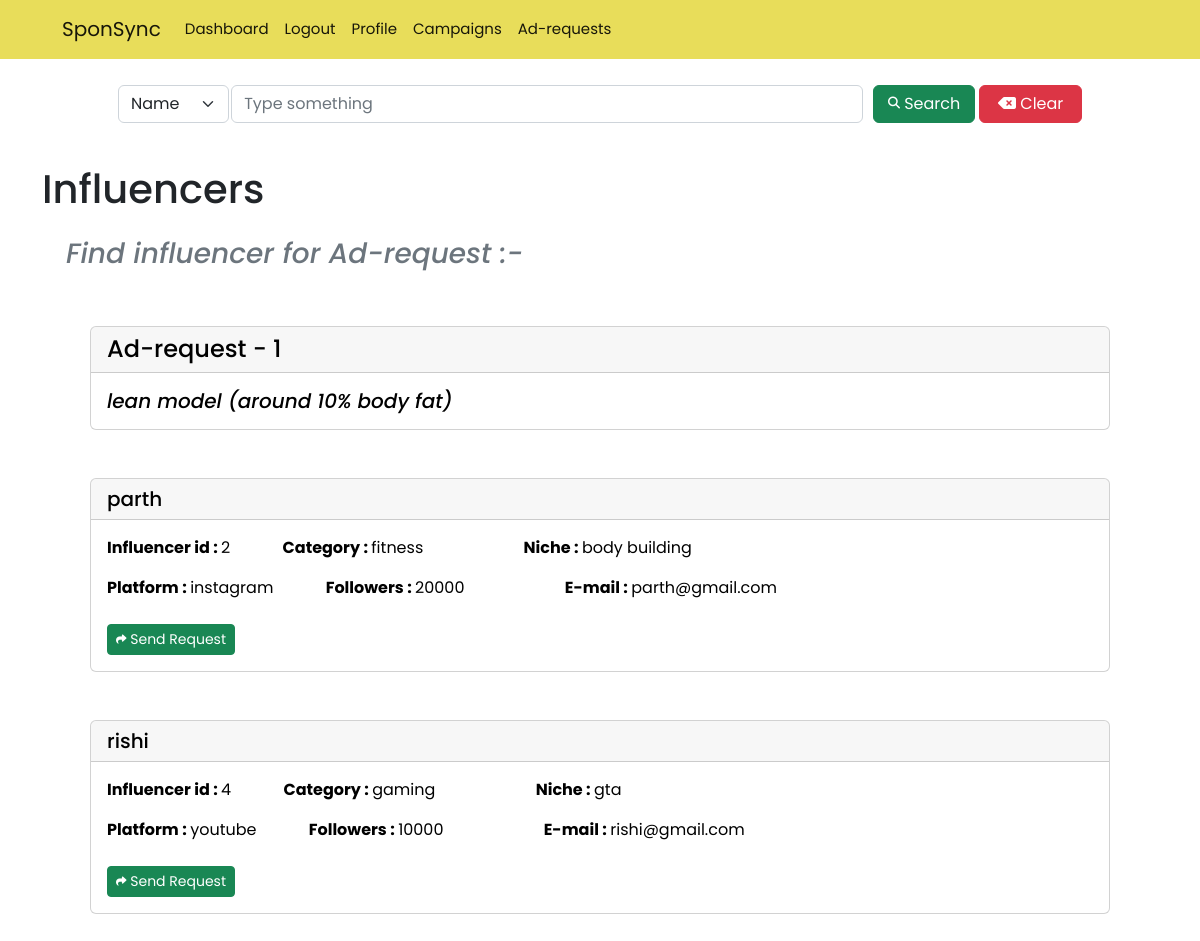
Screenshot of /sponsor/1/influencers (signed in) with the database file from the repository.
### models.py (models this page shows)
class User(db.Model):
    id = db.Column(db.Integer,primary_key=True)
    username = db.Column(db.String(30),unique=True,nullable=False)
    password = db.Column(db.String(30),nullable=False)
    type = db.Column(db.String,db.ForeignKey("types.name"))

class AdRequest(db.Model):
    id = db.Column(db.Integer,primary_key=True)
    campaign_id = db.Column(db.Integer,db.ForeignKey("campaign.id"))
    influencer_id = db.Column(db.Integer,db.ForeignKey("influencer.id"),nullable=True)
    status = db.Column(db.String(10),nullable=False,default="generated")
    payment = db.Column(db.Float,nullable=False)
    requirements = db.Column(db.String(100),nullable=False)

class Influencer(db.Model):
    id = db.Column(db.Integer,db.ForeignKey("user.id"),primary_key=True)
    name = db.Column(db.String(30),nullable=False)
    email = db.Column(db.String(30))
    category = db.Column(db.String(30),nullable=False)
    niche = db.Column(db.String(30),nullable=False)
    platform = db.Column(db.String(30),nullable=False)
    followers = db.Column(db.Integer,nullable=False)
    flagged = db.Column(db.Boolean,nullable=False,default=False)

### routes.py (the view)
@app.route('/sponsor/<int:id>/influencers')
@auth_required
def find_influencers(id):
    user = User.query.get(session['user_id'])
    sponsor = Sponsor.query.get(user.id)
    factor = request.args.get('factor')
    adrequest = AdRequest.query.get(id)
    value = request.args.get('value')
    if factor == 'name':
        influencers = Influencer.query.filter(Influencer.name.like('%' + value + '%')).all()
    elif factor == 'category':
        influencers = Influencer.query.filter(Influencer.category.like('%' + value + '%')).all()
    elif factor == 'niche':
        influencers = Influencer.query.filter(Influencer.niche.like('%' + value + '%')).all()
    elif factor == 'platform':
        influencers = Influencer.query.filter(Influencer.platform.like('%' + value + '%')).all()
    elif factor == 'followers':
        value = int(value)
        influencers = Influencer.query.filter(Influencer.followers >= value).all()
    else:
        influencers = Influencer.query.all()
    return render_template('sponsor/influencers.html',user=user,sponsor=sponsor,adrequest=adrequest,influencers=influencers,value=value)

### routes.py (called while the page is built)
def auth_required(func):
    @wraps(func)
    def inner(*args , **kwargs):
        if 'user_id' not in session:
            flash('You need to login first.')
            return redirect(url_for('login'))
        return func(*args,**kwargs)
    return inner

### templates/sponsor/influencers.html (shortened to what this page needs)
{% extends 'layout.html' %}
{% block content %}
{% include 'searchbar.html'   %}
<h1 class="mt-3">Influencers</h1>
<div class="heading m-4">
    <h3 class="text-muted"><i>Find influencer for Ad-request :-</i></h3>
</div>
<div class="card m-5">
    <h4 class="card-header">Ad-request - {{adrequest.id}}</h4>
    <div class="card-body">
        <h5 class="card-text"><em>{{adrequest.requirements}}</em></h5>
    </div>
</div>
    {% for influencer in influencers %}
    <div class="card m-5">
        <h5 class="card-header">{{ influencer.name }}</h5>
        <div class="card-body">
          <p><span class="card-text"><b>Influencer id : </b>{{influencer.id}}</span>
            <span class="card-text m-5"><b>Category : </b>{{influencer.category}}</span>
            <span class="card-text m-5"><b>Niche : </b>{{influencer.niche}}</span>
            </p>
            <p>
                <span class="card-text"><b>Platform : </b>{{influencer.platform}}</span>
                <span class="card-text m-5"><b>Followers : </b>{{influencer.followers}}</span>
                <span class="card-text m-5"><b>E-mail : </b>{{influencer.email}}</span>
            </p>
            {% if adrequest.status == "recieved" %}
                <p class = "btn btn-sm btn-secondary">
                    <i class="fas fa-check fa-xs"></i>
                Sent request
                </p>
            {% else %}
            <a href="{{ url_for('send_request_influencer',id=adrequest.id,inf=influencer.id) }}"
                class="btn btn-sm btn-success mt-2">
               Send Request
            </a>
            {% endif %}
        </div>
    </div>
    {% endfor %}
{% endblock %}

### templates/searchbar.html (shortened to what this page needs)
<nav class="navbar">
  <div class="container-fluid p-4">
    <form class="d-flex" role="search">
      <select name="factor" id="factor" class="form-select" required>
        {% if user.type == 'influencer' %}
        <option value="name">Name</option>
        <option value="description">Description</option>
        <option value="budget">Budget</option>
        {% else %}
        <option value="name">Name</option>
        {% endif %}
      </select>
      {% if value %}
      <input class="form-control me-2" type="search" placeholder="Type something" aria-label="Search" name="value"
        value="{{ value }}">
      {% else %}
      <input class="form-control me-2" type="search" placeholder="Type something" aria-label="Search" name="value">
      {% endif %}
        <button class="btn btn-success" type="submit">
          <i class="fas fa-search fa-xs"></i>
          Search
        </button>
      <button type="button" class="btn btn-danger clear-button" onclick="clearSearch()">
        <i class="fas fa-backspace    "></i>
        Clear
      </button>
    </form>
  </div>
</nav>

### templates/layout.html (style rules this page uses)
* { font-family: "Poppins", system-ui; ; }

### templates/sponsor/influencers.html (style rules this page uses)
body { min-height: 200vh; }
.card { color: black; }
.heading { display: flex; justify-content: space-between; align-items: center; }

### templates/nav.html (style rules this page uses)
.navbar { width: 100%; padding: 0; padding: 0px 50px; }

### templates/searchbar.html (style rules this page uses)
form { width: 100%; display: flex; flex-direction: row; justify-content: space-evenly; align-items: center; }
button { width: 15%; margin: 2px; }
#factor { width: 15%; margin: 2px; }

### rows the page displays
User: factor "Name"
AdRequest: id "1", requirements "lean model (around 10% body fat)"
Influencer: name "parth", id "2", category "fitness", niche "body building", platform "instagram", followers "20000", email "parth@gmail.com"
Influencer: name "rishi", id "4", category "gaming", niche "gta", platform "youtube", followers "10000", email "rishi@gmail.com"
